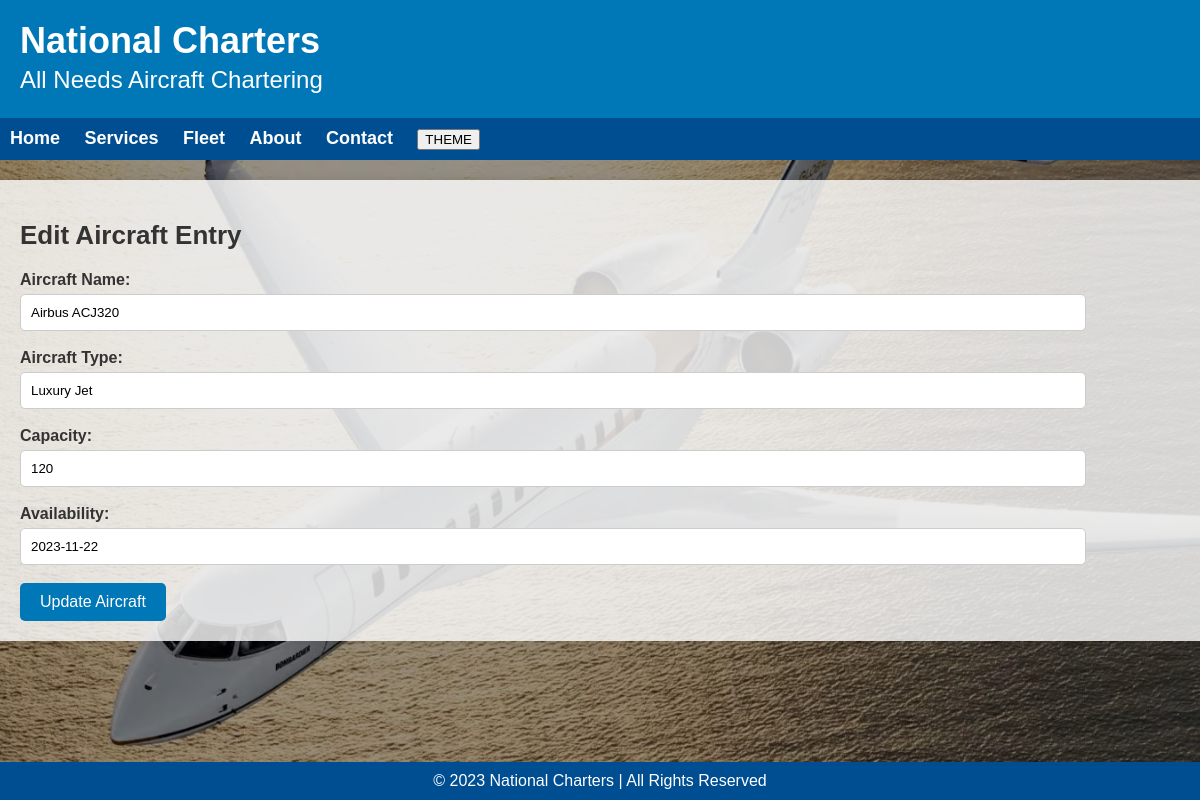
The app's page /POSTTEST6/edit_airplane.php?id=17, older data.
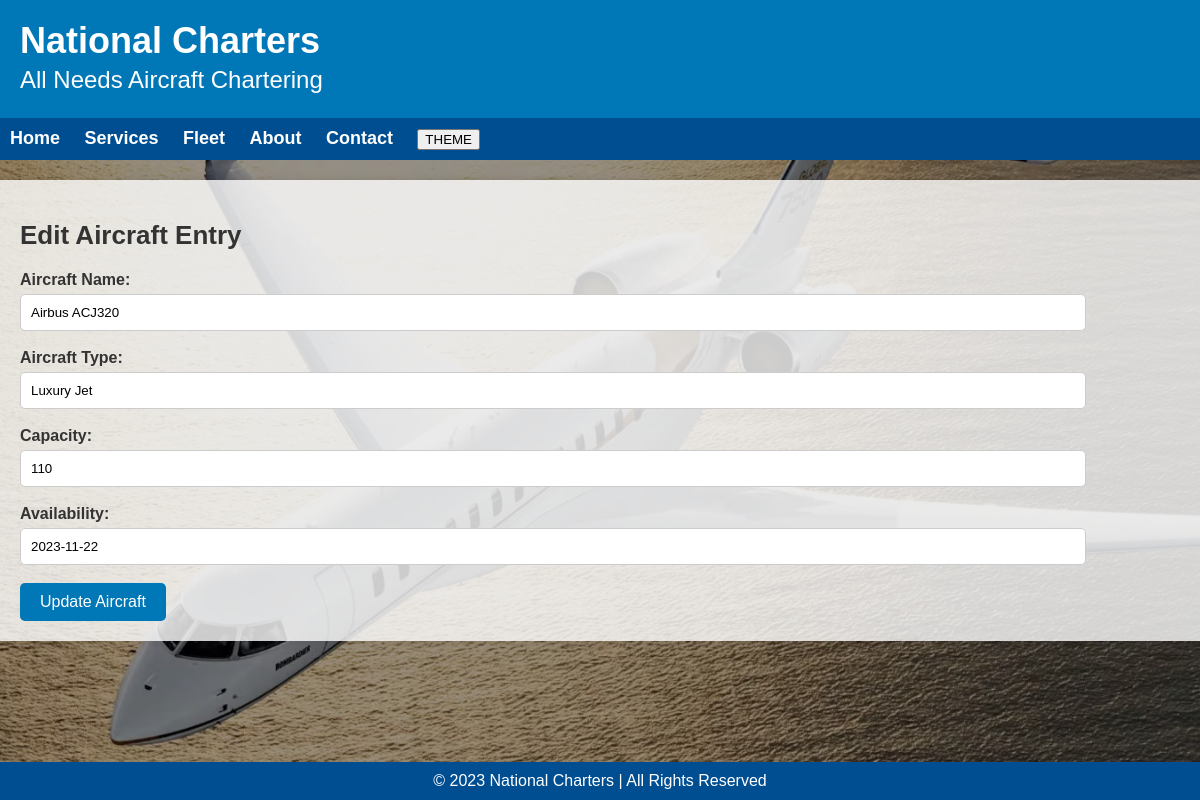
The same page, newer data.
### tables this page shows
CREATE TABLE `available` (
  `airplane_id` int(4) NOT NULL,
  `airplane` varchar(50) NOT NULL,
  `airplane_type` varchar(50) NOT NULL,
  `capacity` int(3) NOT NULL,
  `availability` date NOT NULL
);

### POSTTEST6/edit_airplane.php (the view, shortened to what this page needs)
<?php
$servername = "localhost";
$username = "root";
$password = "";
$dbname = "POSTTEST";
$conn = new mysqli($servername, $username, $password, $dbname);
$airplane_id = $airplane = $airplane_type = $capacity = $availability = "";
if (isset($_GET['id']) && is_numeric($_GET['id'])) {
    $id = $_GET['id'];
    $sql = "SELECT * FROM available WHERE airplane_id = $id";
    $result = $conn->query($sql);
    if ($result->num_rows > 0) {
        $row = $result->fetch_assoc();
        $airplane_id = $row['airplane_id'];
        $airplane = $row['airplane'];
        $airplane_type = $row['airplane_type'];
        $capacity = $row['capacity'];
        $availability = $row['availability'];
    } else {
        echo "Aircraft entry not found.";
    }
} else {
    echo "Invalid aircraft ID.";
}
?>
<!DOCTYPE html>
<html lang="en">
<head>
    <link rel="stylesheet" href="edit_style.css">
</head>
<body>
    <header>
        <div>
            <h1>National Charters</h1>
            <p>All Needs  Aircraft Chartering</p>
        </div>
    </header>
    <nav>
        <ul>
            <li><a href="index.html">Home</a></li>
            <li class="services"><a href="#">Services</a></li>
            <li class="fleet"><a href="available_airplanes.php">Fleet</a></li>
            <li><a href="about.html">About</a></li>
            <li><a href="contact.html">Contact</a></li>
            <li><button id="theme-button">THEME</button></li>
        </ul>
    </nav>
<div class="container">
<h2>Edit Aircraft Entry</h2>
    <form method="post" action="edit_airplane.php?id=<?php echo $airplane_id; ?>">
        <label for="airplane">Aircraft Name:</label>
        <input type="text" id="airplane" name="airplane" value="<?php echo $airplane; ?>"><br><br>
        <label for="airplane_type">Aircraft Type:</label>
        <input type="text" id="airplane_type" name="airplane_type" value="<?php echo $airplane_type; ?>"><br><br>
        <label for="capacity">Capacity:</label>
        <input type="text" id="capacity" name="capacity" value="<?php echo $capacity; ?>"><br><br>
        <label for="availability">Availability:</label>
        <input type="text" id="availability" name="availability" value="<?php echo $availability; ?>"><br><br>
        <button type="submit" value="Update Entry">Update Aircraft</button>
    </form>
</div>
<footer>
        &copy; 2023 National Charters | All Rights Reserved
    </footer>
</body>
</html>

Row changes from the older to the newer data that the page shows:
changed available "Airbus ACJ320": capacity "120" → "110"
